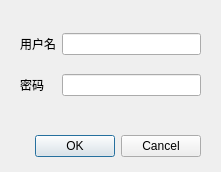
<?xml version="1.0" encoding="UTF-8"?>
<ui version="4.0">
 <class>LoginDialog</class>
 <widget class="QDialog" name="LoginDialog">
  <property name="geometry">
   <rect>
    <x>0</x>
    <y>0</y>
    <width>221</width>
    <height>172</height>
   </rect>
  </property>
  <property name="windowTitle">
   <string>用户登录</string>
  </property>
  <widget class="QDialogButtonBox" name="buttonBox">
   <property name="geometry">
    <rect>
     <x>20</x>
     <y>130</y>
     <width>181</width>
     <height>32</height>
    </rect>
   </property>
   <property name="orientation">
    <enum>Qt::Horizontal</enum>
   </property>
   <property name="standardButtons">
    <set>QDialogButtonBox::Cancel|QDialogButtonBox::Ok</set>
   </property>
  </widget>
  <widget class="QWidget" name="gridLayoutWidget">
   <property name="geometry">
    <rect>
     <x>20</x>
     <y>20</y>
     <width>181</width>
     <height>91</height>
    </rect>
   </property>
   <layout class="QGridLayout" name="gridLayout">
    <item row="1" column="0">
     <widget class="QLabel" name="label">
      <property name="text">
       <string>用户名</string>
      </property>
     </widget>
    </item>
    <item row="1" column="1">
     <widget class="QLineEdit" name="lineEdit"/>
    </item>
    <item row="2" column="0">
     <widget class="QLabel" name="label_2">
      <property name="text">
       <string>密码</string>
      </property>
     </widget>
    </item>
    <item row="2" column="1">
     <widget class="QLineEdit" name="lineEdit_2"/>
    </item>
   </layout>
  </widget>
 </widget>
 <resources/>
 <connections>
  <connection>
   <sender>buttonBox</sender>
   <signal>rejected()</signal>
   <receiver>LoginDialog</receiver>
   <slot>reject()</slot>
   <hints>
    <hint type="sourcelabel">
     <x>316</x>
     <y>260</y>
    </hint>
    <hint type="destinationlabel">
     <x>286</x>
     <y>274</y>
    </hint>
   </hints>
  </connection>
  <connection>
   <sender>buttonBox</sender>
   <signal>accepted()</signal>
   <receiver>LoginDialog</receiver>
   <slot>accept()</slot>
   <hints>
    <hint type="sourcelabel">
     <x>110</x>
     <y>145</y>
    </hint>
    <hint type="destinationlabel">
     <x>110</x>
     <y>85</y>
    </hint>
   </hints>
  </connection>
 </connections>
</ui>
